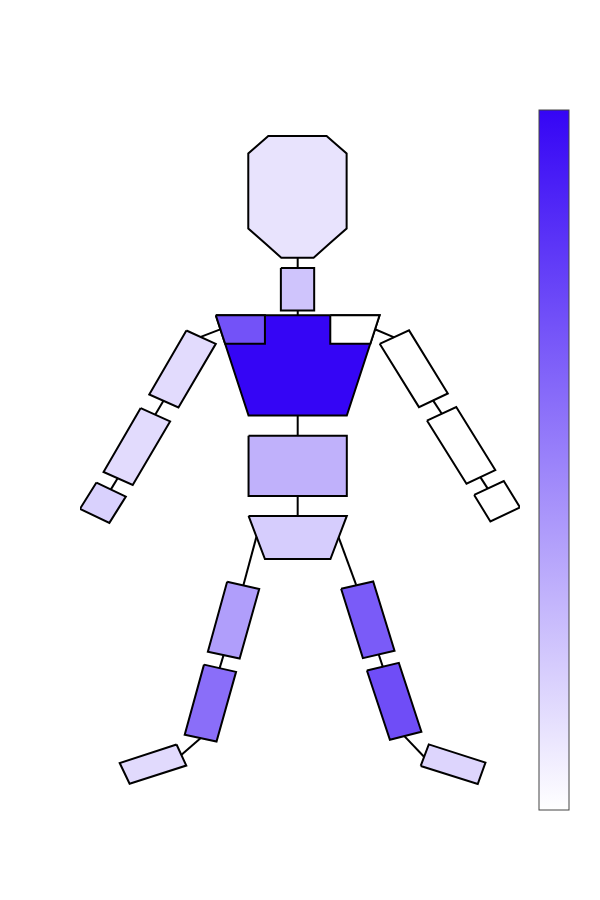
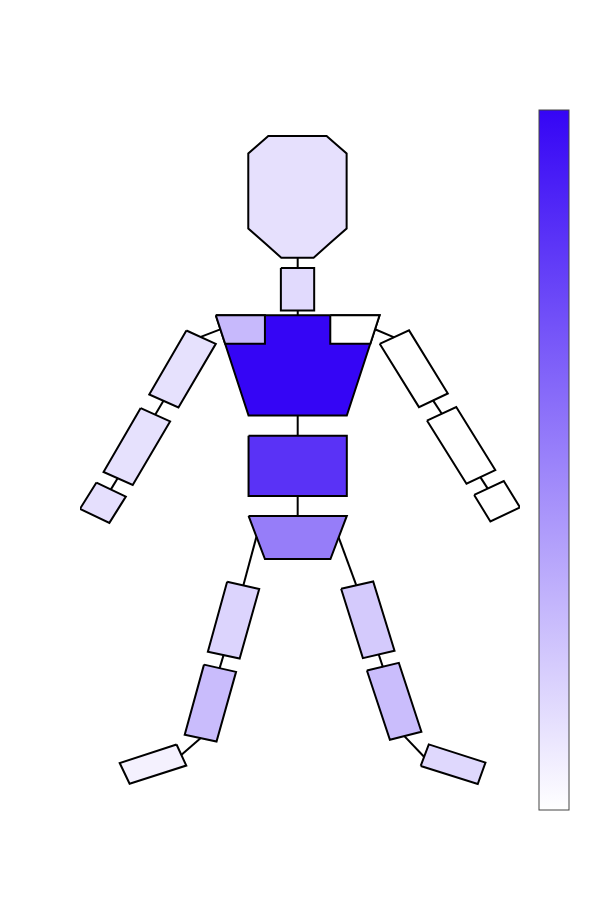

The notebook cell saved with these charts, in order:
### Code cell
# Color code Plot for Decoder F
print("Body Heatmap for decoder F x-axis")
# Retrieve and reshape data 
coefficientsModel_x = modelF_dict['Coeff'][0]
coefficientsModel_x_reshaped = coefficientsModel_x.reshape(15,3)

# Sum all coefficients across all rotations and positions for each rigid body and normalise
coefficientsModelSumDOF = np.sum(np.abs(coefficientsModel_x_reshaped),1)
coefficientsModelSumDOF = coefficientsModelSumDOF / sum(coefficientsModelSumDOF)

# Create a list with all rigid bodies in skeleton and set rigid bodies that don't have components to 0
coefficients_X = np.zeros((19))
coefficients_X[0:9] = coefficientsModelSumDOF[0:9]
coefficients_X[13:19] = coefficientsModelSumDOF[9:15]

# Normalise so the max value is 1
coefficients_X = coefficients_X/ max(coefficients_X)




# Set location and import body parts ( list of names of bodies that coefficients correspond to)


# Extract shape data from the svg file
elements,points,pathElements,bodyPartMapping = extractShapesFromSVG(location=location,parts=bodyParts)

# Set colours for each coefficient
colours = [get_color_hex(i,white,decoderFColor) for i in coefficients_X]


# Draw the object 
drawObject(points,elements,colours,bodyPartMapping,saveGameLocation+"_bodySchematic_decoderF_xAxis.svg",
           lightColor=whiteColorBar,darkColor=decoderFColorbar)
#print(coefficients_E_X)


# For y axis
print("Body Heatmap for decoder F y-axis")
# Retrieve and reshape data 
coefficientsModel_y = modelF_dict['Coeff'][1]
coefficientsModel_y_reshaped = coefficientsModel_y.reshape(15,3)

# Sum all coefficients across all rotations and positions for each rigid body and normalise
coefficientsModelSumDOF = np.sum(np.abs(coefficientsModel_y_reshaped),1)
coefficientsModelSumDOF = coefficientsModelSumDOF / sum(coefficientsModelSumDOF)

# Create a list with all rigid bodies in skeleton and set rigid bodies that don't have components to 0
coefficients_Y = np.zeros((19))
coefficients_Y[0:9] = coefficientsModelSumDOF[0:9]
coefficients_Y[13:19] = coefficientsModelSumDOF[9:15]

# Normalise so the max value is 1
coefficients_Y = coefficients_Y/ max(coefficients_Y)


# Set location and import body parts ( list of names of bodies that coefficients correspond to)


# Extract shape data from the svg file
elements,points,pathElements,bodyPartMapping = extractShapesFromSVG(location=location,parts=bodyParts)

# Set colours for each coefficient
colours = [get_color_hex(i,white,decoderFColor) for i in coefficients_Y]


# Draw the object 
drawObject(points,elements,colours,bodyPartMapping,saveGameLocation+"_bodySchematic_decoderF_yAxis.svg",
lightColor=whiteColorBar,darkColor=decoderFColorbar)
#print(coefficients_E_X)

### Figure 1 — Plotly figure (JSON) as saved in the notebook; plotly's stock layout.template omitted (floating-point values rounded to 4 significant figures)
{"data": [{"hoverinfo": "none", "marker": {"cmax": 1, "cmin": 0, "colorbar": {"tickvals": [], "title": {"text": ""}}, "colorscale": [[0, "rgb(255, 255, 255)"], [1, "rgb(53,5,245)"]]}, "mode": "markers", "type": "scatter", "x": [null], "y": [null]}, {"fill": "toself", "fillcolor": "#000000", "line": {"color": "#000000", "width": 2}, "mode": "lines", "type": "scatter", "x": [107.5, 110.5, 112.8], "y": [-167.4, -176.5, -184.0]}, {"fill": "toself", "fillcolor": "#cfc4fc", "line": {"color": "#000000", "width": 2}, "mode": "lines", "type": "scatter", "x": [89.87, 100.0, 100.0, 89.87, 89.87], "y": [-73.58, -73.58, -88.36, -88.36, -73.58]}, {"fill": "toself", "fillcolor": "#e2dbfd", "line": {"color": "#000000", "width": 2}, "mode": "lines", "type": "scatter", "x": [61.03, 70, 58.59, 49.68, 61.03], "y": [-95.35, -100, -122.2, -117.6, -95.35]}, {"fill": "toself", "fillcolor": "#ffffff", "line": {"color": "#000000", "width": 2}, "mode": "lines", "type": "scatter", "x": [120.0, 129.0, 140.8, 132.0, 120.0], "y": [-99.98, -95.29, -117.3, -122.0, -99.98]}, {"fill": "toself", "fillcolor": "#e2dbfd", "line": {"color": "#000000", "width": 2}, "mode": "lines", "type": "scatter", "x": [47.07, 56.05, 44.64, 35.73, 47.07], "y": [-122.4, -127.0, -149.2, -144.7, -122.4]}, {"fill": "toself", "fillcolor": "#ffffff", "line": {"color": "#000000", "width": 2}, "mode": "lines", "type": "scatter", "x": [134.5, 143.4, 155.3, 146.5, 134.5], "y": [-126.7, -122.0, -144.0, -148.8, -126.7]}, {"fill": "toself", "fillcolor": "#c0b1fb", "line": {"color": "#000000", "width": 2}, "mode": "lines", "type": "scatter", "x": [80, 110, 110, 80, 80], "y": [-132, -132, -153, -153, -132]}, {"fill": "toself", "fillcolor": "#000000", "line": {"color": "#000000", "width": 2}, "mode": "lines", "type": "scatter", "x": [65.41, 71.35, 71.35], "y": [-97.57, -94.95, -94.95]}, {"fill": "toself", "fillcolor": "#000000", "line": {"color": "#000000", "width": 2}, "mode": "lines", "type": "scatter", "x": [124.4, 118.6, 118.6], "y": [-97.73, -94.9, -94.9]}, {"fill": "toself", "fillcolor": "#d6cdfd", "line": {"color": "#000000", "width": 2}, "mode": "lines", "type": "scatter", "x": [80, 85, 105, 110, 80], "y": [-160, -175, -175, -160, -160]}, {"fill": "toself", "fillcolor": "#000000", "line": {"color": "#000000", "width": 2}, "mode": "lines", "type": "scatter", "x": [40.08, 38.92, 37.97], "y": [-146.8, -149.0, -150.7]}, {"fill": "toself", "fillcolor": "#000000", "line": {"color": "#000000", "width": 2}, "mode": "lines", "type": "scatter", "x": [150.7, 152.0, 153.0], "y": [-146.4, -148.6, -150.4]}, {"fill": "toself", "fillcolor": "#000000", "line": {"color": "#000000", "width": 2}, "mode": "lines", "type": "scatter", "x": [95.0, 95.0], "y": [-69.88, -73.68]}, {"fill": "toself", "fillcolor": "#000000", "line": {"color": "#000000", "width": 2}, "mode": "lines", "type": "scatter", "x": [95.01, 95.01], "y": [-88.37, -90.09]}, {"fill": "toself", "fillcolor": "#000000", "line": {"color": "#000000", "width": 2}, "mode": "lines", "type": "scatter", "x": [95.0, 95.0], "y": [-124.7, -132.1]}, {"fill": "toself", "fillcolor": "#000000", "line": {"color": "#000000", "width": 2}, "mode": "lines", "type": "scatter", "x": [136.3, 137.8, 139.0], "y": [-119.6, -122.2, -124.3]}, {"fill": "toself", "fillcolor": "#000000", "line": {"color": "#000000", "width": 2}, "mode": "lines", "type": "scatter", "x": [95.0, 95.0], "y": [-153.0, -160.0]}, {"fill": "toself", "fillcolor": "#000000", "line": {"color": "#000000", "width": 2}, "mode": "lines", "type": "scatter", "x": [54.07, 52.68, 51.54], "y": [-119.8, -122.4, -124.6]}, {"fill": "toself", "fillcolor": "#7a5bf8", "line": {"color": "#000000", "width": 2}, "mode": "lines", "type": "scatter", "x": [108.3, 118.0, 124.6, 114.9, 108.3], "y": [-185.4, -182.8, -207.0, -209.6, -185.4]}, {"fill": "toself", "fillcolor": "#6f4df7", "line": {"color": "#000000", "width": 2}, "mode": "lines", "type": "scatter", "x": [116.1, 125.9, 132.8, 123.2, 116.1], "y": [-213.9, -211.2, -235.3, -238.0, -213.9]}, {"fill": "toself", "fillcolor": "#000000", "line": {"color": "#000000", "width": 2}, "mode": "lines", "type": "scatter", "x": [82.42, 80.22, 78.4], "y": [-167.2, -176.6, -184.2]}, {"fill": "toself", "fillcolor": "#b09efb", "line": {"color": "#000000", "width": 2}, "mode": "lines", "type": "scatter", "x": [73.46, 83.25, 77.29, 67.58, 73.46], "y": [-182.9, -185.4, -209.7, -207.3, -182.9]}, {"fill": "toself", "fillcolor": "#8a6ef9", "line": {"color": "#000000", "width": 2}, "mode": "lines", "type": "scatter", "x": [66.4, 76.19, 70.22, 60.51, 66.4], "y": [-211.8, -214.4, -238.6, -236.2, -211.8]}, {"fill": "toself", "fillcolor": "#000000", "line": {"color": "#000000", "width": 2}, "mode": "lines", "type": "scatter", "x": [72.41, 71.71, 71.13], "y": [-208.3, -211.0, -213.2]}, {"fill": "toself", "fillcolor": "#000000", "line": {"color": "#000000", "width": 2}, "mode": "lines", "type": "scatter", "x": [119.7, 120.4, 121.0], "y": [-208.1, -210.7, -212.7]}, {"fill": "toself", "fillcolor": "#ddd5fd", "line": {"color": "#000000", "width": 2}, "mode": "lines", "type": "scatter", "x": [132.6, 135.0, 152.3, 150.0, 132.6], "y": [-247.1, -239.6, -246.0, -253.4, -247.1]}, {"fill": "toself", "fillcolor": "#000000", "line": {"color": "#000000", "width": 2}, "mode": "lines", "type": "scatter", "x": [127.6, 130.9, 133.6], "y": [-236.8, -240.7, -244.0]}, {"fill": "toself", "fillcolor": "#e1dafd", "line": {"color": "#000000", "width": 2}, "mode": "lines", "type": "scatter", "x": [58.02, 60.99, 43.68, 40.66, 58.02], "y": [-239.7, -247.0, -253.3, -246.1, -239.7]}, {"fill": "toself", "fillcolor": "#000000", "line": {"color": "#000000", "width": 2}, "mode": "lines", "type": "scatter", "x": [65.41, 62.13, 59.44], "y": [-237.4, -240.7, -243.3]}, {"fill": "toself", "fillcolor": "#e8e3fd", "line": {"color": "#000000", "width": 2}, "mode": "lines", "type": "scatter", "x": [84.96, 79.92, 79.92, 79.92, 82.98, 86.03, 94.93, 103.8, 106.9, 109.9, 109.9, 109.9, 104.9, 99.87, 94.93, 90.0, 84.96], "y": [-64.86, -59.76, -46.7, -33.64, -30.59, -27.53, -27.53, -27.53, -30.59, -33.64, -46.7, -59.76, -64.86, -69.95, -69.95, -69.95, -64.86]}, {"fill": "toself", "fillcolor": "#d9d1fd", "line": {"color": "#000000", "width": 2}, "mode": "lines", "type": "scatter", "x": [33.56, 42.53, 37.51, 28.54, 33.56], "y": [-148.3, -153.3, -162.4, -157.5, -148.3]}, {"fill": "toself", "fillcolor": "#3505f5", "line": {"color": "#000000", "width": 2}, "mode": "lines", "type": "scatter", "x": [70, 120, 110, 80, 70], "y": [-90, -90, -125, -125, -90]}, {"fill": "toself", "fillcolor": "#7352f8", "line": {"color": "#000000", "width": 2}, "mode": "lines", "type": "scatter", "x": [70, 85, 85, 72.85, 70], "y": [-90, -90, -100, -100, -90]}, {"fill": "toself", "fillcolor": "#ffffff", "line": {"color": "#000000", "width": 2}, "mode": "lines", "type": "scatter", "x": [105.0, 120, 117.2, 105.0, 105.0], "y": [-90, -90, -100, -100, -90]}, {"fill": "toself", "fillcolor": "#ffffff", "line": {"color": "#000000", "width": 2}, "mode": "lines", "type": "scatter", "x": [148.9, 157.9, 162.9, 153.8, 148.9], "y": [-152.7, -147.8, -157.0, -161.9, -152.7]}], "layout": {"height": 900, "showlegend": false, "width": 600, "xaxis": {"showgrid": false, "showline": false, "showticklabels": false, "ticks": "", "zeroline": false}, "yaxis": {"showgrid": false, "showline": false, "showticklabels": false, "ticks": "", "zeroline": false}}}

### Figure 2 — Plotly figure (JSON) as saved in the notebook; plotly's stock layout.template omitted (floating-point values rounded to 4 significant figures)
{"data": [{"hoverinfo": "none", "marker": {"cmax": 1, "cmin": 0, "colorbar": {"tickvals": [], "title": {"text": ""}}, "colorscale": [[0, "rgb(255, 255, 255)"], [1, "rgb(53,5,245)"]]}, "mode": "markers", "type": "scatter", "x": [null], "y": [null]}, {"fill": "toself", "fillcolor": "#000000", "line": {"color": "#000000", "width": 2}, "mode": "lines", "type": "scatter", "x": [107.5, 110.5, 112.8], "y": [-167.4, -176.5, -184.0]}, {"fill": "toself", "fillcolor": "#e1dafd", "line": {"color": "#000000", "width": 2}, "mode": "lines", "type": "scatter", "x": [89.87, 100.0, 100.0, 89.87, 89.87], "y": [-73.58, -73.58, -88.36, -88.36, -73.58]}, {"fill": "toself", "fillcolor": "#e6e1fd", "line": {"color": "#000000", "width": 2}, "mode": "lines", "type": "scatter", "x": [61.03, 70, 58.59, 49.68, 61.03], "y": [-95.35, -100, -122.2, -117.6, -95.35]}, {"fill": "toself", "fillcolor": "#ffffff", "line": {"color": "#000000", "width": 2}, "mode": "lines", "type": "scatter", "x": [120.0, 129.0, 140.8, 132.0, 120.0], "y": [-99.98, -95.29, -117.3, -122.0, -99.98]}, {"fill": "toself", "fillcolor": "#e6e1fd", "line": {"color": "#000000", "width": 2}, "mode": "lines", "type": "scatter", "x": [47.07, 56.05, 44.64, 35.73, 47.07], "y": [-122.4, -127.0, -149.2, -144.7, -122.4]}, {"fill": "toself", "fillcolor": "#ffffff", "line": {"color": "#000000", "width": 2}, "mode": "lines", "type": "scatter", "x": [134.5, 143.4, 155.3, 146.5, 134.5], "y": [-126.7, -122.0, -144.0, -148.8, -126.7]}, {"fill": "toself", "fillcolor": "#5a32f6", "line": {"color": "#000000", "width": 2}, "mode": "lines", "type": "scatter", "x": [80, 110, 110, 80, 80], "y": [-132, -132, -153, -153, -132]}, {"fill": "toself", "fillcolor": "#000000", "line": {"color": "#000000", "width": 2}, "mode": "lines", "type": "scatter", "x": [65.41, 71.35, 71.35], "y": [-97.57, -94.95, -94.95]}, {"fill": "toself", "fillcolor": "#000000", "line": {"color": "#000000", "width": 2}, "mode": "lines", "type": "scatter", "x": [124.4, 118.6, 118.6], "y": [-97.73, -94.9, -94.9]}, {"fill": "toself", "fillcolor": "#967df9", "line": {"color": "#000000", "width": 2}, "mode": "lines", "type": "scatter", "x": [80, 85, 105, 110, 80], "y": [-160, -175, -175, -160, -160]}, {"fill": "toself", "fillcolor": "#000000", "line": {"color": "#000000", "width": 2}, "mode": "lines", "type": "scatter", "x": [40.08, 38.92, 37.97], "y": [-146.8, -149.0, -150.7]}, {"fill": "toself", "fillcolor": "#000000", "line": {"color": "#000000", "width": 2}, "mode": "lines", "type": "scatter", "x": [150.7, 152.0, 153.0], "y": [-146.4, -148.6, -150.4]}, {"fill": "toself", "fillcolor": "#000000", "line": {"color": "#000000", "width": 2}, "mode": "lines", "type": "scatter", "x": [95.0, 95.0], "y": [-69.88, -73.68]}, {"fill": "toself", "fillcolor": "#000000", "line": {"color": "#000000", "width": 2}, "mode": "lines", "type": "scatter", "x": [95.01, 95.01], "y": [-88.37, -90.09]}, {"fill": "toself", "fillcolor": "#000000", "line": {"color": "#000000", "width": 2}, "mode": "lines", "type": "scatter", "x": [95.0, 95.0], "y": [-124.7, -132.1]}, {"fill": "toself", "fillcolor": "#000000", "line": {"color": "#000000", "width": 2}, "mode": "lines", "type": "scatter", "x": [136.3, 137.8, 139.0], "y": [-119.6, -122.2, -124.3]}, {"fill": "toself", "fillcolor": "#000000", "line": {"color": "#000000", "width": 2}, "mode": "lines", "type": "scatter", "x": [95.0, 95.0], "y": [-153.0, -160.0]}, {"fill": "toself", "fillcolor": "#000000", "line": {"color": "#000000", "width": 2}, "mode": "lines", "type": "scatter", "x": [54.07, 52.68, 51.54], "y": [-119.8, -122.4, -124.6]}, {"fill": "toself", "fillcolor": "#d4cafc", "line": {"color": "#000000", "width": 2}, "mode": "lines", "type": "scatter", "x": [108.3, 118.0, 124.6, 114.9, 108.3], "y": [-185.4, -182.8, -207.0, -209.6, -185.4]}, {"fill": "toself", "fillcolor": "#cabdfc", "line": {"color": "#000000", "width": 2}, "mode": "lines", "type": "scatter", "x": [116.1, 125.9, 132.8, 123.2, 116.1], "y": [-213.9, -211.2, -235.3, -238.0, -213.9]}, {"fill": "toself", "fillcolor": "#000000", "line": {"color": "#000000", "width": 2}, "mode": "lines", "type": "scatter", "x": [82.42, 80.22, 78.4], "y": [-167.2, -176.6, -184.2]}, {"fill": "toself", "fillcolor": "#dcd4fd", "line": {"color": "#000000", "width": 2}, "mode": "lines", "type": "scatter", "x": [73.46, 83.25, 77.29, 67.58, 73.46], "y": [-182.9, -185.4, -209.7, -207.3, -182.9]}, {"fill": "toself", "fillcolor": "#c9bcfc", "line": {"color": "#000000", "width": 2}, "mode": "lines", "type": "scatter", "x": [66.4, 76.19, 70.22, 60.51, 66.4], "y": [-211.8, -214.4, -238.6, -236.2, -211.8]}, {"fill": "toself", "fillcolor": "#000000", "line": {"color": "#000000", "width": 2}, "mode": "lines", "type": "scatter", "x": [72.41, 71.71, 71.13], "y": [-208.3, -211.0, -213.2]}, {"fill": "toself", "fillcolor": "#000000", "line": {"color": "#000000", "width": 2}, "mode": "lines", "type": "scatter", "x": [119.7, 120.4, 121.0], "y": [-208.1, -210.7, -212.7]}, {"fill": "toself", "fillcolor": "#dfd8fd", "line": {"color": "#000000", "width": 2}, "mode": "lines", "type": "scatter", "x": [132.6, 135.0, 152.3, 150.0, 132.6], "y": [-247.1, -239.6, -246.0, -253.4, -247.1]}, {"fill": "toself", "fillcolor": "#000000", "line": {"color": "#000000", "width": 2}, "mode": "lines", "type": "scatter", "x": [127.6, 130.9, 133.6], "y": [-236.8, -240.7, -244.0]}, {"fill": "toself", "fillcolor": "#f4f1fe", "line": {"color": "#000000", "width": 2}, "mode": "lines", "type": "scatter", "x": [58.02, 60.99, 43.68, 40.66, 58.02], "y": [-239.7, -247.0, -253.3, -246.1, -239.7]}, {"fill": "toself", "fillcolor": "#000000", "line": {"color": "#000000", "width": 2}, "mode": "lines", "type": "scatter", "x": [65.41, 62.13, 59.44], "y": [-237.4, -240.7, -243.3]}, {"fill": "toself", "fillcolor": "#e6e0fd", "line": {"color": "#000000", "width": 2}, "mode": "lines", "type": "scatter", "x": [84.96, 79.92, 79.92, 79.92, 82.98, 86.03, 94.93, 103.8, 106.9, 109.9, 109.9, 109.9, 104.9, 99.87, 94.93, 90.0, 84.96], "y": [-64.86, -59.76, -46.7, -33.64, -30.59, -27.53, -27.53, -27.53, -30.59, -33.64, -46.7, -59.76, -64.86, -69.95, -69.95, -69.95, -64.86]}, {"fill": "toself", "fillcolor": "#e5dffd", "line": {"color": "#000000", "width": 2}, "mode": "lines", "type": "scatter", "x": [33.56, 42.53, 37.51, 28.54, 33.56], "y": [-148.3, -153.3, -162.4, -157.5, -148.3]}, {"fill": "toself", "fillcolor": "#3505f5", "line": {"color": "#000000", "width": 2}, "mode": "lines", "type": "scatter", "x": [70, 120, 110, 80, 70], "y": [-90, -90, -125, -125, -90]}, {"fill": "toself", "fillcolor": "#c7b9fc", "line": {"color": "#000000", "width": 2}, "mode": "lines", "type": "scatter", "x": [70, 85, 85, 72.85, 70], "y": [-90, -90, -100, -100, -90]}, {"fill": "toself", "fillcolor": "#ffffff", "line": {"color": "#000000", "width": 2}, "mode": "lines", "type": "scatter", "x": [105.0, 120, 117.2, 105.0, 105.0], "y": [-90, -90, -100, -100, -90]}, {"fill": "toself", "fillcolor": "#ffffff", "line": {"color": "#000000", "width": 2}, "mode": "lines", "type": "scatter", "x": [148.9, 157.9, 162.9, 153.8, 148.9], "y": [-152.7, -147.8, -157.0, -161.9, -152.7]}], "layout": {"height": 900, "showlegend": false, "width": 600, "xaxis": {"showgrid": false, "showline": false, "showticklabels": false, "ticks": "", "zeroline": false}, "yaxis": {"showgrid": false, "showline": false, "showticklabels": false, "ticks": "", "zeroline": false}}}
